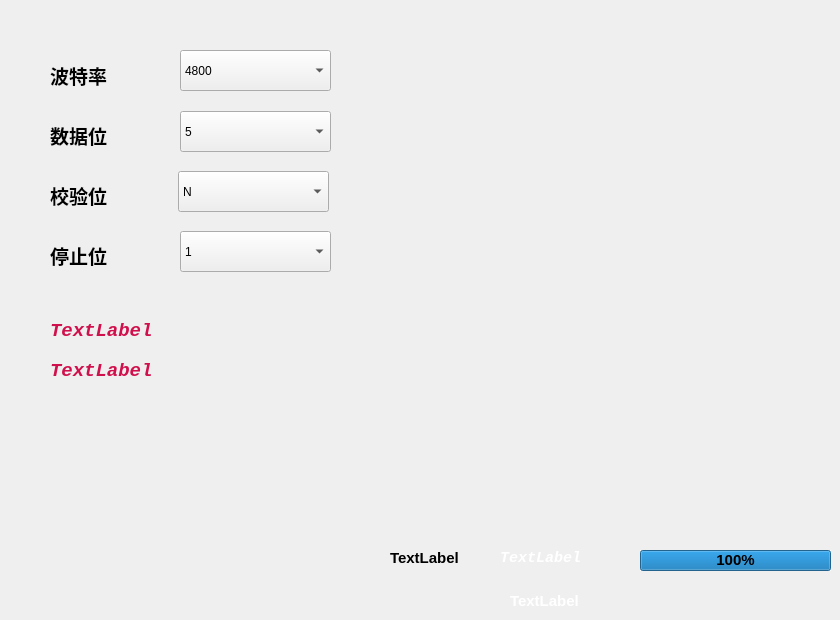
    <widget class="QWidget" name="tab_3">
     <attribute name="icon">
      <iconset>
       <normaloff>../ico/set1.ico</normaloff>../ico/set1.ico</iconset>
     </attribute>
     <attribute name="title">
      <string>参数设置与调整 </string>
     </attribute>
     <widget class="QLabel" name="label_4">
      <property name="geometry">
       <rect>
        <x>50</x>
        <y>60</y>
        <width>81</width>
        <height>31</height>
       </rect>
      </property>
      <property name="font">
       <font>
        <family>楷体</family>
        <pointsize>14</pointsize>
        <weight>75</weight>
        <italic>false</italic>
        <bold>true</bold>
        <kerning>true</kerning>
       </font>
      </property>
      <property name="text">
       <string>波特率</string>
      </property>
     </widget>
     <widget class="QLabel" name="label">
      <property name="geometry">
       <rect>
        <x>50</x>
        <y>120</y>
        <width>71</width>
        <height>31</height>
       </rect>
      </property>
      <property name="font">
       <font>
        <family>楷体</family>
        <pointsize>14</pointsize>
        <weight>75</weight>
        <italic>false</italic>
        <bold>true</bold>
        <kerning>true</kerning>
       </font>
      </property>
      <property name="text">
       <string>数据位</string>
      </property>
     </widget>
     <widget class="QLabel" name="label_3">
      <property name="geometry">
       <rect>
        <x>50</x>
        <y>180</y>
        <width>71</width>
        <height>31</height>
       </rect>
      </property>
      <property name="font">
       <font>
        <family>楷体</family>
        <pointsize>14</pointsize>
        <weight>75</weight>
        <italic>false</italic>
        <bold>true</bold>
        <kerning>true</kerning>
       </font>
      </property>
      <property name="text">
       <string>校验位</string>
      </property>
     </widget>
     <widget class="QLabel" name="label_5">
      <property name="geometry">
       <rect>
        <x>50</x>
        <y>240</y>
        <width>71</width>
        <height>31</height>
       </rect>
      </property>
      <property name="font">
       <font>
        <family>楷体</family>
        <pointsize>14</pointsize>
        <weight>75</weight>
        <italic>false</italic>
        <bold>true</bold>
        <kerning>true</kerning>
       </font>
      </property>
      <property name="text">
       <string>停止位</string>
      </property>
     </widget>
     <widget class="QLabel" name="label_datetime">
      <property name="geometry">
       <rect>
        <x>510</x>
        <y>590</y>
        <width>111</width>
        <height>21</height>
       </rect>
      </property>
      <property name="styleSheet">
       <string notr="true">font-family:楷体;
font-weight:bold;
font-size:15px;
color:white;
border-bottom-right-radius:20px;</string>
      </property>
      <property name="text">
       <string>TextLabel</string>
      </property>
     </widget>
     <widget class="QLabel" name="label_space2">
      <property name="geometry">
       <rect>
        <x>500</x>
        <y>550</y>
        <width>91</width>
        <height>16</height>
       </rect>
      </property>
      <property name="styleSheet">
       <string notr="true">font-family:Consolas;
font-weight:bold;
font-size:15px;
font-style:italic;
color:white;</string>
      </property>
      <property name="text">
       <string>TextLabel</string>
      </property>
     </widget>
     <widget class="QProgressBar" name="progressBar">
      <property name="geometry">
       <rect>
        <x>640</x>
        <y>550</y>
        <width>191</width>
        <height>21</height>
       </rect>
      </property>
      <property name="layoutDirection">
       <enum>Qt::LeftToRight</enum>
      </property>
      <property name="autoFillBackground">
       <bool>false</bool>
      </property>
      <property name="styleSheet">
       <string notr="true">font-family:楷体;
font-weight:bold;
font-size:15px;
border:none;
</string>
      </property>
      <property name="value">
       <number>100</number>
      </property>
      <property name="alignment">
       <set>Qt::AlignCenter</set>
      </property>
      <property name="orientation">
       <enum>Qt::Horizontal</enum>
      </property>
      <property name="textDirection">
       <enum>QProgressBar::TopToBottom</enum>
      </property>
     </widget>
     <widget class="QLabel" name="label_space1">
      <property name="geometry">
       <rect>
        <x>390</x>
        <y>550</y>
        <width>91</width>
        <height>16</height>
       </rect>
      </property>
      <property name="styleSheet">
       <string notr="true">font-family:楷体;
font-weight:bold;
font-size:15px;</string>
      </property>
      <property name="text">
       <string>TextLabel</string>
      </property>
     </widget>
     <widget class="QComboBox" name="comboBox_baud">
      <property name="geometry">
       <rect>
        <x>180</x>
        <y>50</y>
        <width>151</width>
        <height>41</height>
       </rect>
      </property>
      <item>
       <property name="text">
        <string>4800</string>
       </property>
      </item>
      <item>
       <property name="text">
        <string>9600</string>
       </property>
      </item>
      <item>
       <property name="text">
        <string>57600</string>
       </property>
      </item>
      <item>
       <property name="text">
        <string>115200</string>
       </property>
      </item>
     </widget>
     <widget class="QComboBox" name="comboBox_data">
      <property name="geometry">
       <rect>
        <x>180</x>
        <y>111</y>
        <width>151</width>
        <height>41</height>
       </rect>
      </property>
      <item>
       <property name="text">
        <string>5</string>
       </property>
      </item>
      <item>
       <property name="text">
        <string>6</string>
       </property>
      </item>
      <item>
       <property name="text">
        <string>7</string>
       </property>
      </item>
      <item>
       <property name="text">
        <string>8</string>
       </property>
      </item>
     </widget>
     <widget class="QComboBox" name="comboBox_check">
      <property name="geometry">
       <rect>
        <x>178</x>
        <y>171</y>
        <width>151</width>
        <height>41</height>
       </rect>
      </property>
      <item>
       <property name="text">
        <string>N</string>
       </property>
      </item>
      <item>
       <property name="text">
        <string>O</string>
       </property>
      </item>
      <item>
       <property name="text">
        <string>E</string>
       </property>
      </item>
     </widget>
     <widget class="QComboBox" name="comboBox_stop">
      <property name="geometry">
       <rect>
        <x>180</x>
        <y>231</y>
        <width>151</width>
        <height>41</height>
       </rect>
      </property>
      <item>
       <property name="text">
        <string>1</string>
       </property>
      </item>
      <item>
       <property name="text">
        <string>1.5</string>
       </property>
      </item>
      <item>
       <property name="text">
        <string>2</string>
       </property>
      </item>
     </widget>
     <widget class="QLabel" name="label_main_id">
      <property name="geometry">
       <rect>
        <x>50</x>
        <y>320</y>
        <width>241</width>
        <height>22</height>
       </rect>
      </property>
      <property name="font">
       <font>
        <family>Consolas</family>
        <pointsize>14</pointsize>
        <weight>75</weight>
        <italic>true</italic>
        <bold>true</bold>
       </font>
      </property>
      <property name="styleSheet">
       <string notr="true">color:rgb(208,16,76);
font-family:Consolas;
font-style:italic;
font-weight:bold;</string>
      </property>
      <property name="text">
       <string>TextLabel</string>
      </property>
     </widget>
     <widget class="QLabel" name="label_serial_id">
      <property name="geometry">
       <rect>
        <x>50</x>
        <y>360</y>
        <width>241</width>
        <height>22</height>
       </rect>
      </property>
      <property name="font">
       <font>
        <family>Consolas</family>
        <pointsize>14</pointsize>
        <weight>75</weight>
        <italic>true</italic>
        <bold>true</bold>
       </font>
      </property>
      <property name="styleSheet">
       <string notr="true">color:rgb(208,16,76);
font-family:Consolas;
font-style:italic;
font-weight:bold;</string>
      </property>
      <property name="text">
       <string>TextLabel</string>
      </property>
     </widget>
    </widget>
